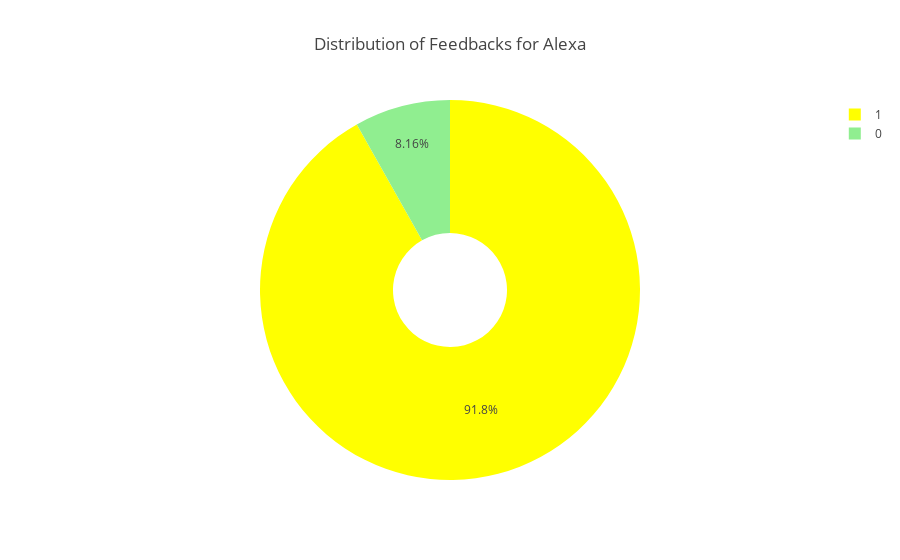

Notebook code cell kept with this figure:
### Markdown cell above
The above Bar plot, plots the different Variatios of Amazon Alexa with their popularity or no. of counts. It is quite clear that Black Dot is the most popular variation of Amazon Alexa with more than 500 units out of 3150 samples, which is really good.
- Charcoal Fabric and Configuration: Fire TV Stick are also good and very much popular after Black dot.
- Whereas Oak Fish and Walnut Finish are very Unpopular with less than 10 entries.

### Code cell
feedbacks = data['feedback'].value_counts()

label_feedback = feedbacks.index
size_feedback = feedbacks.values

colors = ['yellow', 'lightgreen']

feedback_piechart = go.Pie(labels = label_feedback,
                         values = size_feedback,
                         marker = dict(colors = colors),
                         name = 'Alexa', hole = 0.3)

df2 = [feedback_piechart]

layout = go.Layout(
           title = 'Distribution of Feedbacks for Alexa')

fig = go.Figure(data = df2,
                 layout = layout)

py.iplot(fig)

### Figure 1 — Plotly figure (JSON) as saved in the notebook; plotly's stock layout.template omitted (floating-point values rounded to 4 significant figures)
{"data": [{"hole": 0.3, "labels": [1, 0], "marker": {"colors": ["yellow", "lightgreen"]}, "name": "Alexa", "type": "pie", "values": [2893, 257]}], "layout": {"title": "Distribution of Feedbacks for Alexa"}}
